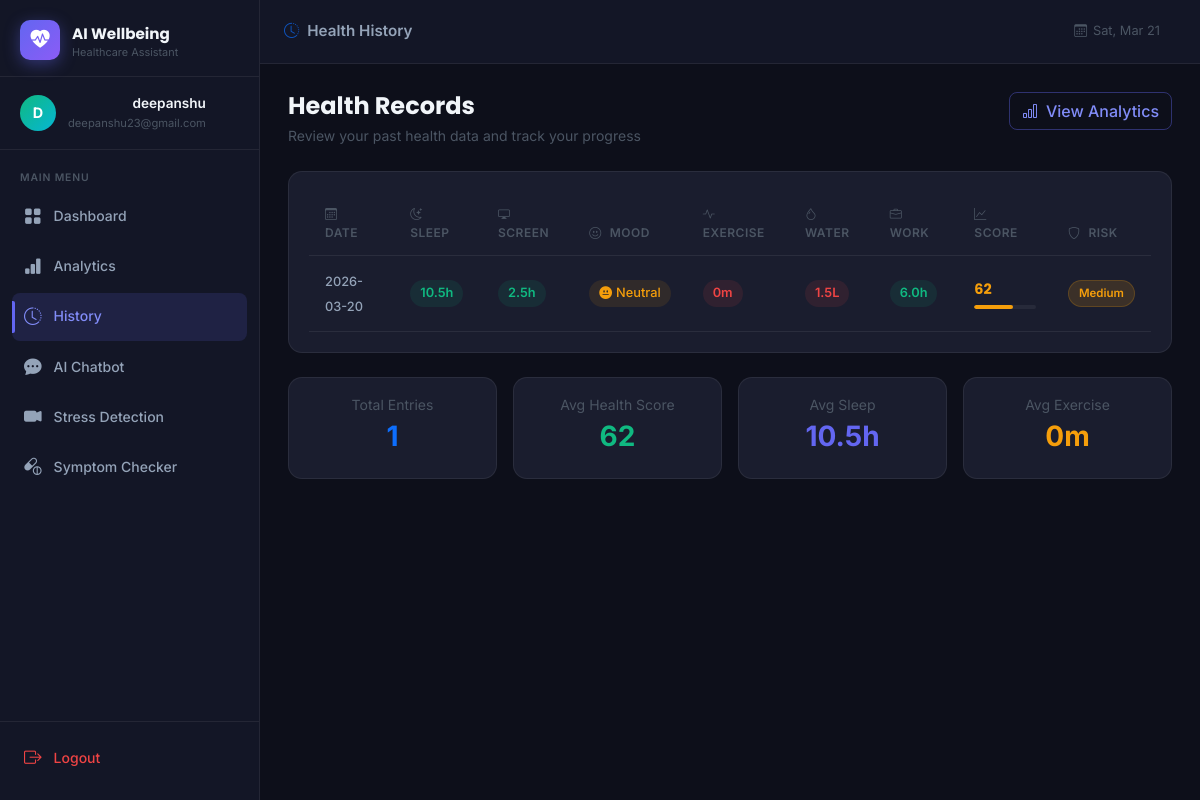
The app's page /history (signed in) with its own data.
### tables this page shows
CREATE TABLE health_data (
            id INTEGER PRIMARY KEY AUTOINCREMENT,
            user_id INTEGER NOT NULL,
            sleep_hours REAL NOT NULL,
            screen_time REAL NOT NULL,
            mood TEXT NOT NULL,
            exercise_minutes INTEGER NOT NULL,
            water_intake REAL NOT NULL,
            work_hours REAL NOT NULL,
            date DATE NOT NULL,
            created_at TIMESTAMP DEFAULT CURRENT_TIMESTAMP,
            FOREIGN KEY (user_id) REFERENCES users(id)
        );

### app.py (the view)
@app.route("/history")
@login_required
def history():
    db = get_db()
    user_id = session["user_id"]
    records = db.execute(
        "SELECT * FROM health_data WHERE user_id = ? ORDER BY date DESC",
        (user_id,)
    ).fetchall()
    enriched = []
    for r in records:
        d = dict(r)
        score_data = calculate_health_score(
            d["sleep_hours"], d["screen_time"], d["mood"],
            d["exercise_minutes"], d["water_intake"], d["work_hours"]
        )
        d["score"] = score_data["score"]
        d["risk_level"] = score_data["risk_level"]
        enriched.append(d)
    return render_template("history.html", records=enriched)

### app.py (called while the page is built)
def get_db():
    if "db" not in g:
        g.db = sqlite3.connect(DATABASE)
        g.db.row_factory = sqlite3.Row
        g.db.execute("PRAGMA journal_mode=WAL")
    return g.db

def login_required(f):
    @wraps(f)
    def decorated(*args, **kwargs):
        if "user_id" not in session:
            return redirect(url_for("login"))
        return f(*args, **kwargs)
    return decorated

### templates/history.html (shortened to what this page needs)
{% extends "base.html" %}
{% block topbar_title %}
  <span><i class="bi bi-clock-history me-2 text-primary"></i>Health History</span>
{% endblock %}
{% block content %}
<div class="page-header mb-4">
  <div>
    <h2 class="page-title">Health Records</h2>
    <p class="page-subtitle">Review your past health data and track your progress</p>
  </div>
  <a href="{{ url_for('analytics') }}" class="btn btn-outline-primary">
    <i class="bi bi-bar-chart me-2"></i>View Analytics
  </a>
</div>
{% if records %}
<div class="metric-card mb-4">
  <div class="table-responsive">
    <table class="table table-dark table-hover align-middle mb-0" data-testid="table-health-history">
      <thead>
        <tr>
          <th><i class="bi bi-calendar3 me-2"></i>Date</th>
          <th><i class="bi bi-moon-stars me-2"></i>Sleep</th>
          <th><i class="bi bi-display me-2"></i>Screen</th>
          <th><i class="bi bi-emoji-smile me-2"></i>Mood</th>
          <th><i class="bi bi-activity me-2"></i>Exercise</th>
          <th><i class="bi bi-droplet me-2"></i>Water</th>
          <th><i class="bi bi-briefcase me-2"></i>Work</th>
          <th><i class="bi bi-graph-up me-2"></i>Score</th>
          <th><i class="bi bi-shield me-2"></i>Risk</th>
        </tr>
      </thead>
      <tbody>
        {% for r in records %}
        <tr data-testid="row-history-{{ r.id }}">
          <td>
            <span class="date-badge">
              {{ r.date }}
            </span>
          </td>
          <td>
            <span class="metric-pill {% if r.sleep_hours >= 7 %}pill-good{% elif r.sleep_hours >= 6 %}pill-warn{% else %}pill-bad{% endif %}">
              {{ r.sleep_hours }}h
            </span>
          </td>
          <td>
            <span class="metric-pill {% if r.screen_time <= 4 %}pill-good{% elif r.screen_time <= 6 %}pill-warn{% else %}pill-bad{% endif %}">
              {{ r.screen_time }}h
            </span>
          </td>
          <td>
            <span class="mood-tag mood-{{ r.mood }}">
              {% if r.mood == 'happy' %}<i class="bi bi-emoji-smile-fill me-1"></i>
              {% elif r.mood == 'neutral' %}<i class="bi bi-emoji-neutral-fill me-1"></i>
              {% else %}<i class="bi bi-emoji-frown-fill me-1"></i>{% endif %}
              {{ r.mood | capitalize }}
            </span>
          </td>
          <td>
            <span class="metric-pill {% if r.exercise_minutes >= 30 %}pill-good{% elif r.exercise_minutes >= 15 %}pill-warn{% else %}pill-bad{% endif %}">
              {{ r.exercise_minutes }}m
            </span>
          </td>
          <td>
            <span class="metric-pill {% if r.water_intake >= 2.5 %}pill-good{% elif r.water_intake >= 2.0 %}pill-warn{% else %}pill-bad{% endif %}">
              {{ r.water_intake }}L
            </span>
          </td>
          <td>
            <span class="metric-pill {% if r.work_hours <= 8 %}pill-good{% elif r.work_hours <= 10 %}pill-warn{% else %}pill-bad{% endif %}">
              {{ r.work_hours }}h
            </span>
          </td>
          <td>
            <div class="score-pill-wrapper">
              <span class="score-pill {% if r.score >= 70 %}score-high{% elif r.score >= 45 %}score-mid{% else %}score-low{% endif %}">
                {{ r.score }}
              </span>
              <div class="score-progress-bar">
                <div class="score-fill {% if r.score >= 70 %}fill-high{% elif r.score >= 45 %}fill-mid{% else %}fill-low{% endif %}" style="width:{{ r.score }}%"></div>
              </div>
            </div>
          </td>
          <td>
            <span class="risk-badge risk-{{ r.risk_level.lower() }}">{{ r.risk_level }}</span>
          </td>
        </tr>
        {% endfor %}
      </tbody>
    </table>
  </div>
</div>
<div class="row g-3">
  <div class="col-md-3">
    <div class="metric-card text-center p-3">
      <div class="text-muted small mb-1">Total Entries</div>
      <div class="h3 fw-bold text-primary">{{ records | length }}</div>
    </div>
  </div>
  <div class="col-md-3">
    <div class="metric-card text-center p-3">
      <div class="text-muted small mb-1">Avg Health Score</div>
      <div class="h3 fw-bold" style="color:#10b981">
        {{ (records | sum(attribute='score') / records | length) | round | int }}
      </div>
    </div>
  </div>
  <div class="col-md-3">
    <div class="metric-card text-center p-3">
      <div class="text-muted small mb-1">Avg Sleep</div>
      <div class="h3 fw-bold" style="color:#6366f1">
        {{ ((records | sum(attribute='sleep_hours')) / records | length) | round(1) }}h
      </div>
    </div>
  </div>
  <div class="col-md-3">
    <div class="metric-card text-center p-3">
      <div class="text-muted small mb-1">Avg Exercise</div>
      <div class="h3 fw-bold" style="color:#f59e0b">
        {{ ((records | sum(attribute='exercise_minutes')) / records | length) | round | int }}m
      </div>
    </div>
  </div>
</div>
{% endif %}
{% endblock %}

### static/CSS/style.css (style rules this page uses)
:root { --sidebar-width: 260px; --topbar-height: 64px; --bg: #0d0f1a; --surface: #131626; --card-bg: #1a1d2e; --card-border: rgba(255,255,255,0.07); --text-primary: #f1f5f9; --text-secondary: #94a3b8; --text-muted: #4b5563; --border-color: rgba(255,255,255,0.08); --accent: #6366f1; --accent-glow: rgba(99,102,241,0.3); --transition: 0.2s ease; }
*, *::before, *::after { box-sizing: border-box; margin: 0; padding: 0; }
html { scroll-behavior: smooth; }
body { font-family: 'Inter', sans-serif; background: var(--bg); color: var(--text-primary); line-height: 1.6; min-height: 100vh; overflow-x: hidden; }
.topbar-title i { opacity: 0.7; }
.page-header { display: flex; align-items: flex-start; justify-content: space-between; gap: 16px; flex-wrap: wrap; }
.page-title { font-family: 'Poppins', sans-serif; font-size: 1.5rem; font-weight: 700; color: var(--text-primary); margin: 0; }
.page-subtitle { color: var(--text-muted); font-size: 0.875rem; margin: 4px 0 0; }
.metric-card { background: var(--card-bg); border: 1px solid var(--card-border); border-radius: 14px; padding: 20px; transition: border-color var(--transition), box-shadow var(--transition); }
.risk-badge { display: inline-flex; align-items: center; padding: 3px 10px; border-radius: 20px; font-size: 0.72rem; font-weight: 600; white-space: nowrap; }
.risk-medium { background: rgba(245,158,11,0.15); color: #f59e0b; border: 1px solid rgba(245,158,11,0.2); }
.btn-outline-primary { border-color: rgba(99,102,241,0.4); color: #818cf8; border-radius: 8px; font-weight: 500; }
.table-dark { --bs-table-bg: transparent; --bs-table-border-color: var(--card-border); --bs-table-hover-bg: rgba(255,255,255,0.03); }
.table-dark thead th { font-size: 0.75rem; font-weight: 600; text-transform: uppercase; letter-spacing: 0.04em; color: var(--text-muted); border-bottom-color: var(--card-border); padding: 12px 16px; }
.table-dark td { padding: 12px 16px; vertical-align: middle; border-bottom-color: var(--card-border); }
.date-badge { font-size: 0.8rem; font-weight: 500; color: var(--text-secondary); }
.metric-pill { display: inline-block; padding: 3px 10px; border-radius: 20px; font-size: 0.8rem; font-weight: 600; }
.pill-good { background: rgba(16,185,129,0.1); color: #10b981; }
.pill-bad { background: rgba(239,68,68,0.1); color: #ef4444; }
.mood-tag { display: inline-flex; align-items: center; padding: 3px 10px; border-radius: 20px; font-size: 0.8rem; font-weight: 500; }
.mood-neutral { background: rgba(245,158,11,0.1); color: #f59e0b; }
.score-pill-wrapper { display: flex; flex-direction: column; gap: 4px; min-width: 60px; }
.score-pill { display: inline-block; font-size: 0.9rem; font-weight: 700; font-family: 'Poppins', sans-serif; }
.score-mid { color: #f59e0b; }
.score-progress-bar { height: 4px; background: rgba(255,255,255,0.06); border-radius: 2px; overflow: hidden; }
.score-fill { height: 100%; border-radius: 2px; transition: width 0.6s ease; }
.fill-mid { background: #f59e0b; }
.text-muted { color: var(--text-muted) !important; }

### records on screen
health_data: date "2026-03-20", sleep_hours "10.5", screen_time "2.5", mood "Neutral", exercise_minutes "0", water_intake "1.5", work_hours "6.0", score "62", risk_level "Medium"

### other values on screen
{{ session.user_name[0].upper() }} "D"
{{ session.user_name }} "deepanshu"
{{ session.user_email }} "deepanshu23@gmail.com"
{{ records | length }} "1"
{{ (records | sum(attribute='score') / records | length) | round | int }} "62"
